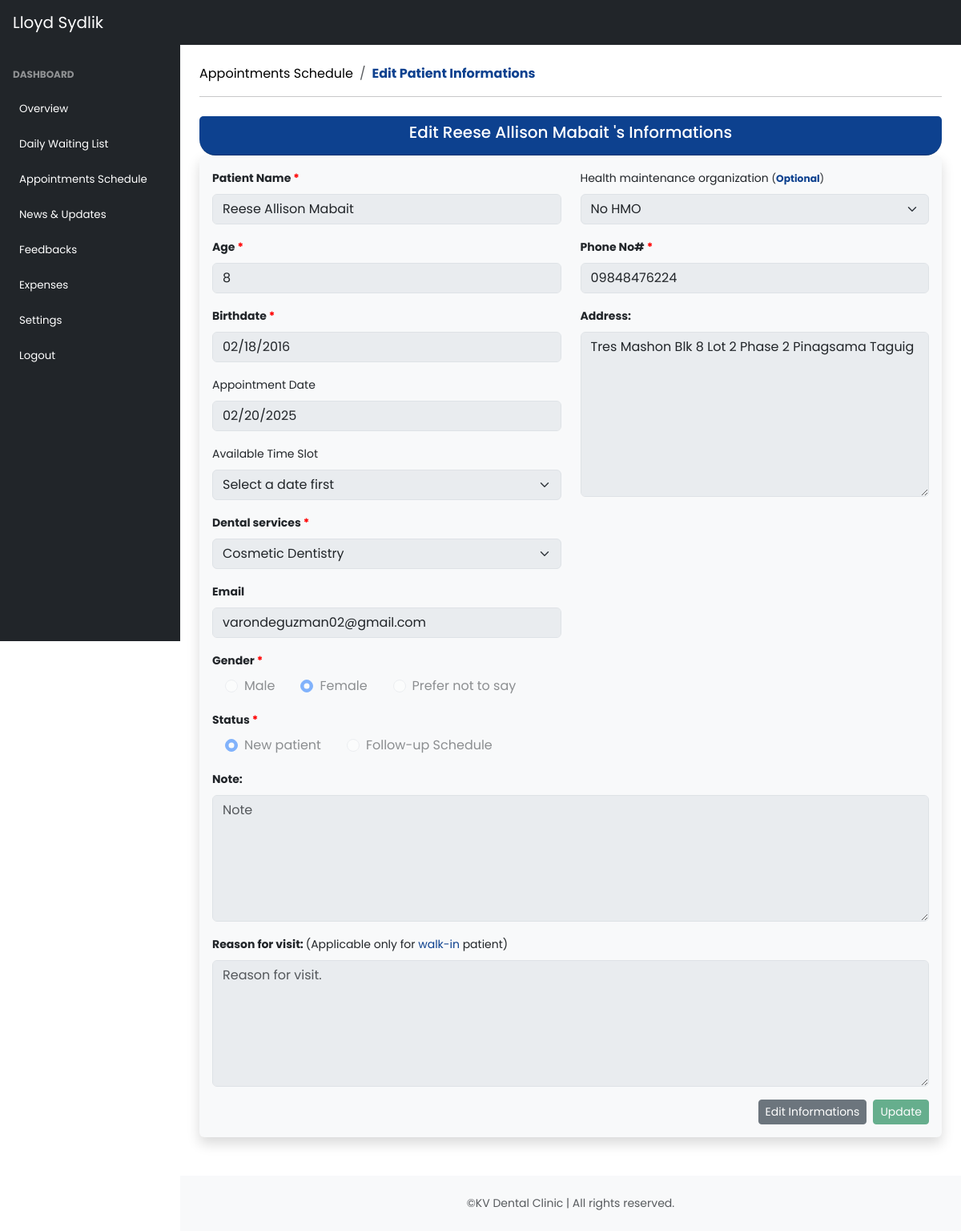
The page /admin/edit_patient_info.php?id=273 (signed in) on the database its author committed.
### tables this page shows
CREATE TABLE `tbl_appointments` (
  `patient_id` int(11) NOT NULL,
  `timeSlot` int(11) NOT NULL,
  `appointment_date` date DEFAULT NULL,
  `service` varchar(100) NOT NULL,
  `IsNewPatient` enum('New Patient','Follow-up Schedule') NOT NULL,
  `hmo` varchar(191) NOT NULL,
  `patient_name` varchar(191) NOT NULL,
  `email` varchar(191) NOT NULL,
  `age` int(11) NOT NULL,
  `gender` varchar(255) NOT NULL,
  `phone` varchar(20) NOT NULL,
  `address` varchar(191) NOT NULL,
  `note` varchar(255) NOT NULL,
  `reason_visit` varchar(255) NOT NULL,
  `urgency_lvl` enum('Non-urgent','Urgent','Emergency') NOT NULL,
  `status_upt` enum('Waiting','In-progress','Completed') NOT NULL,
  `read_status` tinyint(4) NOT NULL,
  `dob` date NOT NULL,
  `created_at` timestamp NOT NULL DEFAULT current_timestamp() ON UPDATE current_timestamp()
);

### functions/myfunction.php (called while the page is built, shortened)
<?php
    include('../config/dbcon.php');
    function getPatientInfoById($tbl_appointments, $id) {
        global $con;
        $q = "SELECT * FROM $tbl_appointments WHERE patient_id='$id'";
        return mysqli_query($con, $q);
    }
?>

### admin/edit_patient_info.php (the view, shortened to what this page needs)
<?php
    include('inc/header.php');
?>
<div class="container-fluid px-4">
    <ol class="breadcrumb mb-3 mt-4">
        <li class="breadcrumb-item active"><a href="all_appointments.php" class="text-black">Appointments Schedule</a></li>
        <li class="breadcrumb-item"><span><b>Edit Patient Informations</b></span></li>
    </ol>
    <hr>
    <div class="row mt-4">
        <div class="col-lg-12">
            <?php
            if (isset($_GET['id'])) {
                $id = $_GET['id'];
                $tbl_appointments = getPatientInfoById("tbl_appointments", $id);
                if (mysqli_num_rows($tbl_appointments) > 0) {
                    $data = mysqli_fetch_array($tbl_appointments);
            ?>
                    <div class="card" style="border: none !important;">
                        <div class="card-header text-white d-flex justify-content-center" style="background-color: var(--first-color); border-bottom-left-radius: 20px; border-bottom-right-radius: 20px;">
                            <h5>Edit <?= $data['patient_name'] ?>'s Informations</h5>
                        </div>
                        <div class="card-body shadow p-3 mb-5 bg-body-tertiary rounded">
                            <form action="notification.php" method="POST" enctype="multipart/form-data">
                                <div class="row">
                                    <div class="col-lg-6">
                                        <div class="mb-3">
                                            <label class="form-label" for="patient_name"><b><small>Patient Name <span style="color: red !important;">*</span></small></b></label>
                                            <input type="text" name="patient_name" value="<?= $data['patient_name'] ?>" class="form-control" placeholder="Enter Patient Name" required>
                                        </div>
                                        <div class="mb-3">
                                            <label for="age" class="form-label"><b><small>Age <span style="color: red !important;">*</span></small></b></label>
                                            <input type="number" name="age" value="<?= $data['age'] ?>" class="form-control" placeholder="Enter Patient Age" required>
                                        </div>
                                        <div class="mb-3">
                                            <label for="dob" class="form-label"><b><small>Birthdate <span style="color: red !important;">*</span></small></b></label>
                                            <input type="date" name="dob" value="<?= $data['dob'] ?>" class="form-control" required>
                                        </div>
                                        <div class="mb-3 ">
                                            <label for="appointment_date" class="form-label"><small>Appointment Date</label></small>
                                            <input type="date" id="appointment_date" value="<?= $data['appointment_date'] ?>" name="appointment_date" class="form-control" min="2024-01-01">
                                        </div>
                                        <div class="mb-3">
                                            <label for="appointment_date" class="form-label"><small>Available Time Slot</label></small>
                                            <select name="timeSlot" id="appointment_availableTime" class="form-select" autocomplete="on">
                                                <option>Select a date first</option>
                                            </select>
                                        </div>
                                        <label for="service" class="form-label"><b><small>Dental services <span style="color: red !important;">*</span></small></b></label>
                                        <select for="service" id="service" name="service" class="form-select mb-3" required aria-label="Large select example">
                                            <option selected><?= $data['service'] ?></option>
                                        </select>
                                        <div class="mb-3">
                                            <label for="email" class="form-label"><b><small>Email</small></b></label>
                                            <input type="email" name="email" value="<?= $data['email'] ?>" class="form-control" placeholder="Enter email">
                                        </div>
                                        <div class="d-flex flex-column align-items-start mb-3">
                                            <label class="form-label"><b><small>Gender <span style="color: red !important;">*</span></small></b></label>
                                            <div class="d-flex flex-row">
                                                <div class="form-check mx-3">
                                                    <input class="form-check-input" type="radio" name="gender" value="Male" id="male" <?php if ($data['gender'] === 'Male') echo 'checked'; ?>>
                                                    <label class="form-check-label" for="male">Male</label>
                                                </div>
                                                <div class="form-check mx-3">
                                                    <input class="form-check-input" type="radio" name="gender" value="Female" id="female" <?php if ($data['gender'] === 'Female') echo 'checked'; ?>>
                                                    <label class="form-check-label" for="female">Female</label>
                                                </div>
                                                <div class="form-check mx-3">
                                                    <input class="form-check-input" type="radio" name="gender" value="Prefer not to say" id="prefer-not-to-say" <?php if ($data['gender'] === 'Prefer not to say') echo 'checked'; ?>>
                                                    <label class="form-check-label" for="prefer-not-to-say">Prefer not to say</label>
                                                </div>
                                            </div>
                                        </div>
                                        <div class="d-flex flex-column align-items-start mb-3">
                                            <label class="form-label"><b><small>Status <span style="color: red !important;">*</span></small></b></label>
                                            <div class="d-flex flex-row">
                                                <div class="form-check mx-3">
                                                    <input class="form-check-input" type="radio" name="IsNewPatient" value="New Patient" id="new_patient" <?php if ($data['IsNewPatient'] === 'New Patient') echo 'checked'; ?>>
                                                    <label class="form-check-label" for="new_patient">New patient</label>
                                                </div>
                                                <div class="form-check mx-3">
                                                    <input class="form-check-input" type="radio" name="IsNewPatient" value="Follow-up Schedule" id="followUp_sched" <?php if ($data['IsNewPatient'] === 'Follow-up Schedule') echo 'checked'; ?>>
                                                    <label class="form-check-label" for="followUp_sched">Follow-up Schedule</label>
                                                </div>
                                            </div>
                                        </div>
                                    </div>
                                    <div class="col-lg-6">
                                        <label for="hmo" class="form-label"><small>Health maintenance organization <small>(<span style="color: var(--first-color);"><b>Optional</b></span>)</small></label></small>
                                        <select class="form-select mb-3" id="hmo" name="hmo" aria-label="Default select example" autocomplete="on">
                                            <option selected>No HMO</option>
                                        </select>
                                        <div class="mb-3">
                                            <label for="phone" class="form-label"><b><small>Phone No# <span style="color: red !important;">*</span></small></b></label>
                                            <input type="tel" name="phone" value="<?= $data['phone'] ?>" class="form-control" placeholder="Phone No." maxlength="11" required>
                                        </div>
                                        <div class="mb-1">
                                            <label class="form-label"><b><small>Address:</small></b></label>
                                            <textarea rows="8" type="text" name="address" class="form-control" placeholder="Address: " required><?= $data['address'] ?></textarea>
                                        </div>
                                    </div>
                                    <div class="col-lg-12">
                                        <div class="mb-3">
                                            <label class="form-label" for="note"><b><small>Note:</small></b></label>
                                            <textarea rows="6" type="text" name="note" class="form-control" placeholder="Note"><?= $data['note'] ?></textarea>
                                        </div>
                                    </div>
                                    <div class="col-lg-12">
                                        <div class="mb-3">
                                            <label class="form-label" for="note"><b><small>Reason for visit: </small></b><small>(Applicable only for <span>walk-in</span> patient)</small> </label>
                                            <textarea rows="6" type="text" name="reason_visit" class="form-control" placeholder="Reason for visit." spellcheck="on"><?= $data['reason_visit'] ?></textarea>
                                        </div>
                                    </div>
                                </div>
                                <div class="col-lg-12 d-flex justify-content-end">
                                    <button type="button" class="btn btn-secondary btn-sm me-2" id="remove_disable_btn" title="Edit Informations">Edit Informations</button>
                                    <button type="submit" class="btn btn-success btn-sm" name="update_patient_btn" id="submit_btn" title="Update" disabled>Update <i class="fa-solid fa-paper-plane"></i></button>
                                </div>
                            </form>
                        </div>
                    </div>
            <?php
                } else {
                    error("all_appointments.php", "Patient Information Not Found");
                    exit();
                }
            } else {
                error("all_appointments.php", "ID Missing from URL");
                exit();
            }
            ?>
        </div>
    </div>
</div>
<?php include('inc/footer.php'); ?>

### rows shown on the page
tbl_appointments: patient_name "Reese Allison Mabait", age "8", dob "02/18/2016", appointment_date "02/20/2025", service "Cosmetic Dentistry", email "varondeguzman02@gmail.com", gender "☐ Male", gender "☑ Female", gender "☐ Prefer not to say", IsNewPatient "☑ New patient", IsNewPatient "☐ Follow-up Schedule", phone "09848476224", address "Tres Mashon Blk 8 Lot 2 Phase 2 Pinagsama Taguig"

### other values the page prints
$_SESSION['auth_user']['name'] "Lloyd Sydlik"
